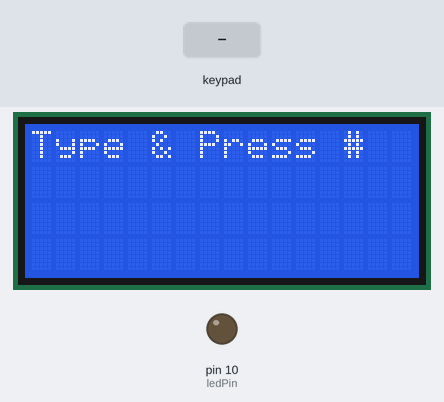
Bench run of a sketch on a simulated Arduino Uno, built with avr-gcc and run on an emulated ATmega328P. On the bench: 16×4 character LCD, output pins drawn as LEDs (lit = HIGH). Dashed ring = blinking. The test bench sets the inputs (shaded band).

Above: at 1.2 s.
1.3 s: keypad keys 2 3 4 5 # pressed 0.4 s apart
At 3.6 s:
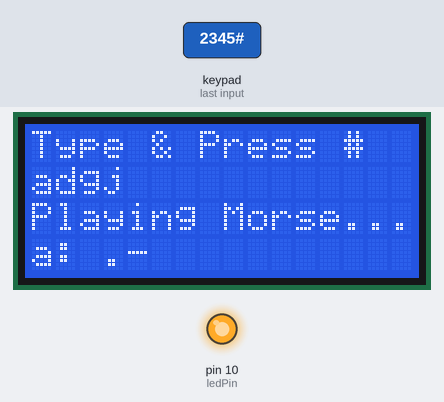
4.8 s: key 'A' pressed
At 5.5 s:
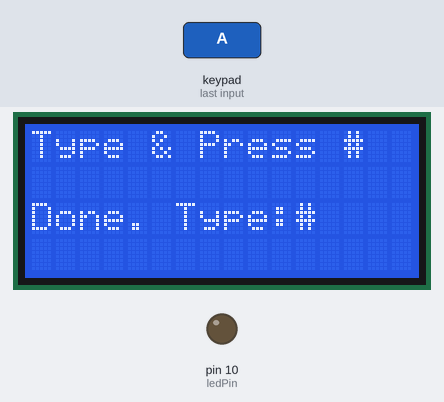
6.3 s: keypad keys 6 7 8 9 # pressed 0.4 s apart
At 8.3 s:
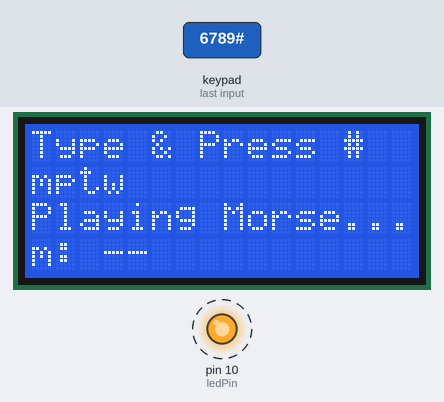
9.8 s: key 'C' pressed
At 10.5 s:
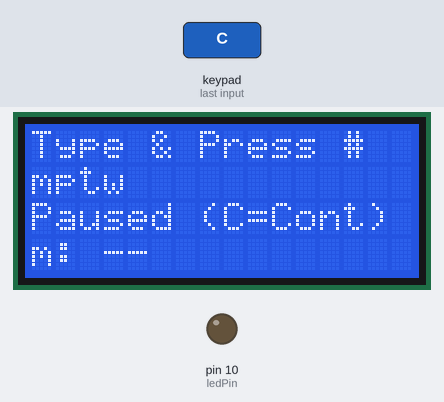
11.3 s: key 'C' pressed
At 12.2 s:
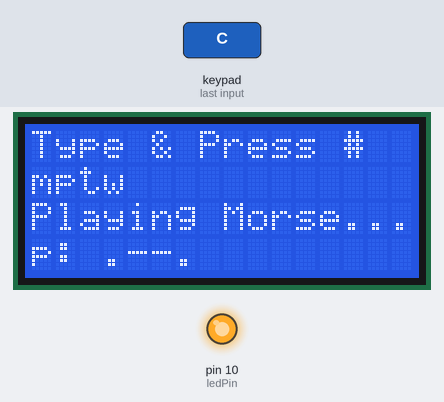
13.8 s: key 'C' pressed
At 14.7 s:
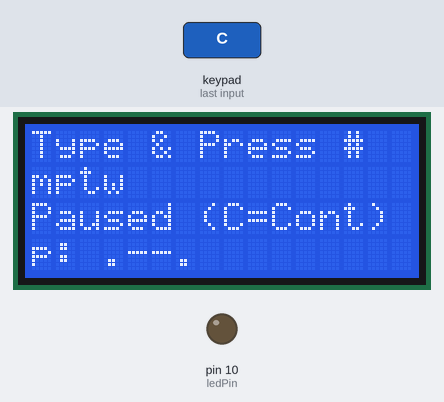
Timing chart, 0 to 16.3 s (numbered marks = the images above; inputs shaded):
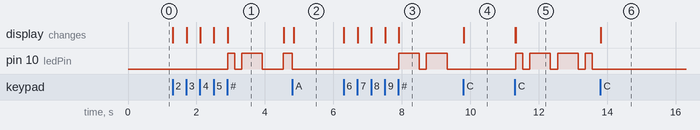

The sketch:

sketch_nov11a.ino
```cpp
#include <LiquidCrystal.h>
#include <Keypad.h>

LiquidCrystal lcd(A0, A1, A2, A3, A4, A5);

const byte ROWS = 4;
const byte COLS = 4;
char keys[ROWS][COLS] = {
  {'1','2','3','A'},
  {'4','5','6','B'},
  {'7','8','9','C'},
  {'*','0','#','D'}
};
byte rowPins[ROWS] = {2, 3, 4, 5};
byte colPins[COLS] = {6, 7, 8, 9};
Keypad keypad = Keypad(makeKeymap(keys), rowPins, colPins, ROWS, COLS);

const int ledPin = 10;

const char* phoneLetters[] = {
  " ",      // 0
  "._.",    // 1
  "abc2",   // 2
  "def3",   // 3
  "ghi4",   // 4
  "jkl5",   // 5
  "mno6",   // 6
  "pqrs7",  // 7
  "tuv8",   // 8
  "wxyz9"   // 9
};

const char* morseLetters[] = {
  ".-",    // A[cite: 4]
  "-...",  // B[cite: 4]
  "-.-.",  // C[cite: 4]
  "-..",   // D[cite: 4]
  ".",     // E[cite: 4]
  "..-.",  // F[cite: 4]
  "--.",   // G[cite: 4]
  "....",  // H[cite: 4]
  "..",    // I[cite: 4]
  ".---",  // J[cite: 4]
  "-.-",   // K[cite: 4]
  ".-..",  // L[cite: 4]
  "--",    // M[cite: 4]
  "-.",    // N[cite: 4]
  "---",   // O[cite: 4]
  ".--.",  // P[cite: 4]
  "--.-",  // Q[cite: 4]
  ".-.",   // R[cite: 4]
  "...",   // S[cite: 4]
  "-",     // T[cite: 4]
  "..-",   // U[cite: 4]
  "...-",  // V[cite: 4]
  ".--",   // W[cite: 4]
  "-..-",  // X[cite: 4]
  "-.--",  // Y[cite: 4]
  "--.."   // Z[cite: 4]
};

const char* morseNumbers[] = {
  "-----", // 0[cite: 4]
  ".----", // 1[cite: 4]
  "..---", // 2[cite: 4]
  "...--", // 3[cite: 4]
  "....-", // 4[cite: 4]
  ".....", // 5[cite: 4]
  "-....", // 6[cite: 4]
  "--...", // 7[cite: 4]
  "---..", // 8[cite: 4]
  "----."  // 9[cite: 4]
};

char lastKey = '\0';
unsigned long lastPressTime = 0;
const unsigned long timeout = 800;
int letterIndex = 0;

String inputString = "";
bool isPlaying = false;

void setup() {
  lcd.begin(16, 4);
  lcd.setCursor(0, 0);
  lcd.print("Type & Press #");
  pinMode(ledPin, OUTPUT);
  digitalWrite(ledPin, LOW);
}

void loop() {
  char key = keypad.getKey();

  if (!isPlaying) {
    if (key) {
      if (key >= '2' && key <= '9') {
        int num = key - '0';
        String chars = phoneLetters[num];

        if (key == lastKey && (millis() - lastPressTime < timeout)) {
          letterIndex = (letterIndex + 1) % chars.length();
          inputString.remove(inputString.length() - 1);
        } else {
          letterIndex = 0;
          lastKey = key;
        }

        inputString += chars[letterIndex];
        lastPressTime = millis();

        lcd.setCursor(0, 1);
        lcd.print("                ");
        lcd.setCursor(0, 1);
        lcd.print(inputString);
      }
      else if (key == '0') {
        if (lastKey == '0' && (millis() - lastPressTime < timeout)) {
          letterIndex = (letterIndex + 1) % 1;
          inputString.remove(inputString.length() - 1);
        } else {
          letterIndex = 0;
          lastKey = '0';
        }
        inputString += ' ';
        lastPressTime = millis();

        lcd.setCursor(0, 1);
        lcd.print("                ");
        lcd.setCursor(0, 1);
        lcd.print(inputString);
      }
      else if (key == '1') {
        lastKey = '\0';
        inputString += '1';
        lcd.setCursor(0, 1);
        lcd.print("                ");
        lcd.setCursor(0, 1);
        lcd.print(inputString);
      }
      else if (key == 'D') { // Delete / Correction
        lastKey = '\0';
        if (inputString.length() > 0) {
          inputString.remove(inputString.length() - 1);
          lcd.setCursor(0, 1);
          lcd.print("                ");
          lcd.setCursor(0, 1);
          lcd.print(inputString);
        }
      }
      else if (key == '#') { // Enter to play
        if (inputString.length() > 0) {
          isPlaying = true;
          lastKey = '\0';
          lcd.setCursor(0, 2);
          lcd.print("Playing Morse...");
          playMorseSequence();
          isPlaying = false;
          inputString = "";
          lcd.setCursor(0, 1);
          lcd.print("                ");
          lcd.setCursor(0, 2);
          lcd.print("Done. Type:#    ");
          lcd.setCursor(0, 3);
          lcd.print("                ");
        }
      }
      else if (key == '*') { // Clear all
        lastKey = '\0';
        inputString = "";
        lcd.setCursor(0, 1);
        lcd.print("                ");
        lcd.setCursor(0, 2);
        lcd.print("                ");
        lcd.setCursor(0, 3);
        lcd.print("                ");
      }
    }

    if (lastKey != '\0' && (millis() - lastPressTime > timeout)) {
      lastKey = '\0';
    }
  }
}

bool waitWithControl(unsigned long duration) {
  unsigned long start = millis();
  while (millis() - start < duration) {
    char k = keypad.getKey();
    if (k == 'A') { // Abort / Stop execution
      digitalWrite(ledPin, LOW);
      isPlaying = false;
      lcd.setCursor(0, 2);
      lcd.print("Aborted! Type:# ");
      return true;
    }
    if (k == 'C') { // Pause execution
      digitalWrite(ledPin, LOW);
      lcd.setCursor(0, 2);
      lcd.print("Paused (C=Cont) ");
      while (true) {
        char resumeKey = keypad.getKey();
        if (resumeKey == 'C') { // Continue execution
          lcd.setCursor(0, 2);
          lcd.print("Playing Morse...");
          break;
        }
        if (resumeKey == 'A') { // Abort from pause
          isPlaying = false;
          lcd.setCursor(0, 2);
          lcd.print("Aborted! Type:# ");
          return true;
        }
        delay(10);
      }
    }
    delay(10);
  }
  return false;
}

void playMorseSequence() {
  for (int idx = 0; idx < inputString.length() && isPlaying; idx++) {
    char c = inputString[idx];
    const char* morse = "";

    if (c >= '0' && c <= '9') {
      morse = morseNumbers[c - '0'];
    } else if (c >= 'a' && c <= 'z') {
      morse = morseLetters[c - 'a'];
    } else if (c >= 'A' && c <= 'Z') {
      morse = morseLetters[c - 'A'];
    } else {
      if (waitWithControl(400)) return;
      continue;
    }

    lcd.setCursor(0, 3);
    lcd.print("                ");
    lcd.setCursor(0, 3);
    lcd.print(c);
    lcd.print(": ");
    lcd.print(morse);

    for (int i = 0; morse[i] != '\0' && isPlaying; i++) {
      if (morse[i] == '.') {
        digitalWrite(ledPin, HIGH);
        if (waitWithControl(200)) return;
      } else if (morse[i] == '-') {
        digitalWrite(ledPin, HIGH);
        if (waitWithControl(600)) return;
      }
      digitalWrite(ledPin, LOW);
      if (waitWithControl(200)) return;
    }
    if (waitWithControl(400)) return;
  }
}
```

Measured:
- after the input at 1.3 s, pin 10 (ledPin): goes HIGH 0.21 s, LOW 0.21 s, HIGH 0.60 s, LOW 0.62 s, then HIGH, starting after 1.6 s; the display: first changes at once (image 1 shows a later state)
- after the input at 4.8 s, the display: changes at once (image 2)
- after the input at 6.3 s, pin 10 (ledPin): alternates HIGH for 0.60 s and LOW for 0.21 s, starting after 1.6 s; the display: first changes at once (image 3 shows a later state)
- after the input at 9.8 s, pin 10 (ledPin): stops changing and stays LOW; the display: changes at once (image 4)
- after the input at 11.3 s, pin 10 (ledPin): LOW → HIGH at once, then repeats every 0.81 s: LOW 0.21 s, HIGH 0.60 s; the display: first changes at once (image 5 shows a later state)
- after the input at 13.8 s, pin 10 (ledPin): stops changing and stays LOW; the display: changes at once (image 6)
- what the display in image 1 shows lasts 1.6 s, from 2.9 s to 4.5 s
